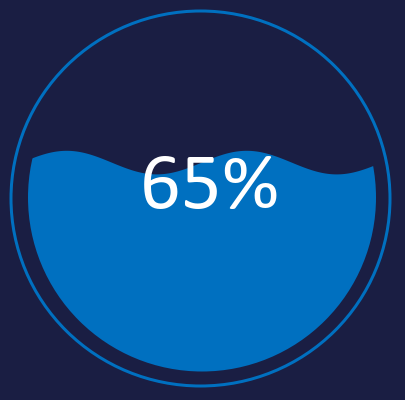

Python code for this plot:
# -*- coding: utf-8 -*-
"""图 16 · 波浪水球图（2022 上半年完成率 65%）。

Excel 里其实是一张单柱柱形图：两根系列的柱子都用图片填充（实心圆 + 圆环），
再按 65% 裁切。导出图上看到的就是「圆环 + 蓝色水体 + 波浪水面 + 40pt 的
65%」。这里直接按导出图逐像素还原几何：

- 外环：userShapes 的椭圆，锚框拉伸后圆心 (200.3, 197.9)，半径 192×190px，
  #0070C0、1.5pt；
- 水面：对参考图逐列量出水面纵坐标，最小二乘拟合出周期 180px、振幅 11.8px
  的余弦（实测），水体 #0070C0，用外圆裁剪；
- 文字：40pt 微软雅黑白色，墨迹范围 x=144~275、y=156~208（实测）。
"""

import numpy as np
import matplotlib.pyplot as plt
from matplotlib.patches import Ellipse, Polygon

import chartkit as kit

W, H = kit.chart_size(16)
CX, CY = 200.5, 198.5
RX, RY = 191.0, 189.0
WATER_CX, WATER_CY, WATER_R = 202.0, 197.5, 174.0
BLUE = "#0070C0"

# 水面：y(x) = 162.6 + 11.8·cos(2πx/180 + 0.811)（对参考图水面逐列测量后拟合）
WAVE_MEAN, WAVE_AMP, WAVE_PERIOD, WAVE_PHASE = 162.6, 11.8, 180.0, 0.811


def wave_y(x):
    return WAVE_MEAN + WAVE_AMP * np.cos(2 * np.pi * x / WAVE_PERIOD + WAVE_PHASE)


def main():
    fig = kit.new_figure(W, H)
    ax = fig.add_axes([0, 0, 1, 1])
    ax.set_xlim(0, W)
    ax.set_ylim(H, 0)
    ax.axis("off")

    circle = Ellipse((CX, CY), 2 * RX, 2 * RY, facecolor="none", edgecolor="none")
    ax.add_patch(circle)
    water_circle = Ellipse((WATER_CX, WATER_CY), 2 * WATER_R, 2 * WATER_R,
                           facecolor="none", edgecolor="none")
    ax.add_patch(water_circle)

    xs = np.linspace(0, W, 600)
    surface = np.column_stack([np.r_[xs, W, 0], np.r_[wave_y(xs), H, H]])
    water = Polygon(surface, closed=True, facecolor=BLUE, edgecolor="none")
    water.set_clip_path(water_circle)
    ax.add_patch(water)

    ax.add_patch(Ellipse((CX, CY), 2 * RX - 3, 2 * RY - 3, facecolor="none",
                         edgecolor=BLUE, linewidth=3 * 0.72))

    ax.text(209.5, 188.0, "65%", color="white", fontsize=40 * kit.FONT_SCALE,
            fontfamily="Calibri", ha="center", va="center")

    kit.save(fig, "chart16_water_ball.png")
    plt.close(fig)


if __name__ == "__main__":
    main()
